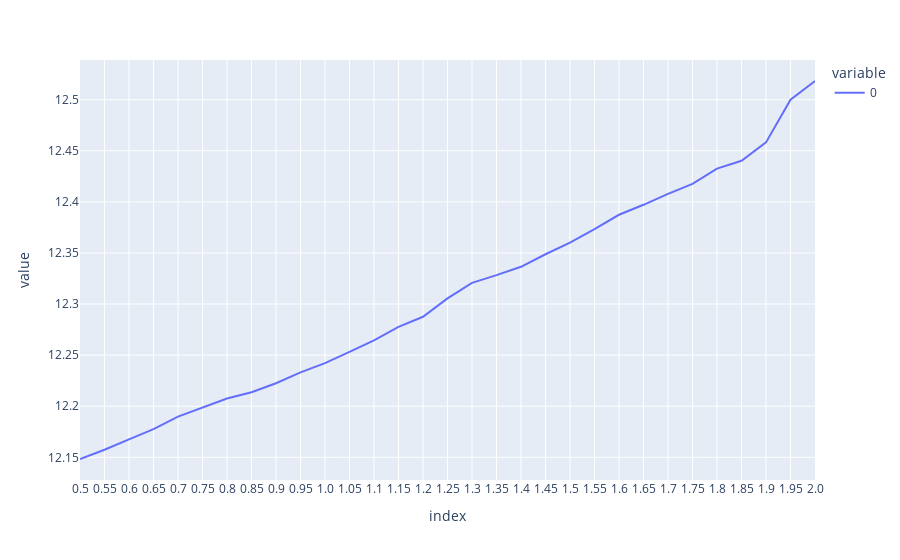

Source (notebook cell):
### Code cell
x = pd.read_csv(r"H:\all\RL_Shrinkage_2024\ONE_YR_long_only\NonLinear_Shrinkage\intensity_of_intensity_data\all_rawres_1to2_p500_v2.csv", index_col=0)
px.line(x.iloc[5040: ].std() * np.sqrt(252) * 100)

### Figure 1 — Plotly figure (JSON) as saved in the notebook; plotly's stock layout.template omitted (floating-point values rounded to 4 significant figures)
{"data": [{"hovertemplate": "variable=0<br>index=%{x}<br>value=%{y}<extra></extra>", "legendgroup": "0", "line": {"color": "#636efa", "dash": "solid"}, "marker": {"symbol": "circle"}, "mode": "lines", "name": "0", "orientation": "v", "showlegend": true, "type": "scatter", "x": ["0.5", "0.55", "0.6", "0.65", "0.7", "0.75", "0.8", "0.85", "0.9", "0.95", "1.0", "1.05", "1.1", "1.15", "1.2", "1.25", "1.3", "1.35", "1.4", "1.45", "1.5", "1.55", "1.6", "1.65", "1.7", "1.75", "1.8", "1.85", "1.9", "1.95", "2.0"], "xaxis": "x", "y": [12.15, 12.16, 12.17, 12.18, 12.19, 12.2, 12.21, 12.21, 12.22, 12.23, 12.24, 12.25, 12.26, 12.28, 12.29, 12.31, 12.32, 12.33, 12.34, 12.35, 12.36, 12.37, 12.39, 12.4, 12.41, 12.42, 12.43, 12.44, 12.46, 12.5, 12.52], "yaxis": "y"}], "layout": {"legend": {"title": {"text": "variable"}, "tracegroupgap": 0}, "margin": {"t": 60}, "xaxis": {"anchor": "y", "domain": [0, 1], "title": {"text": "index"}}, "yaxis": {"anchor": "x", "domain": [0, 1], "title": {"text": "value"}}}}
